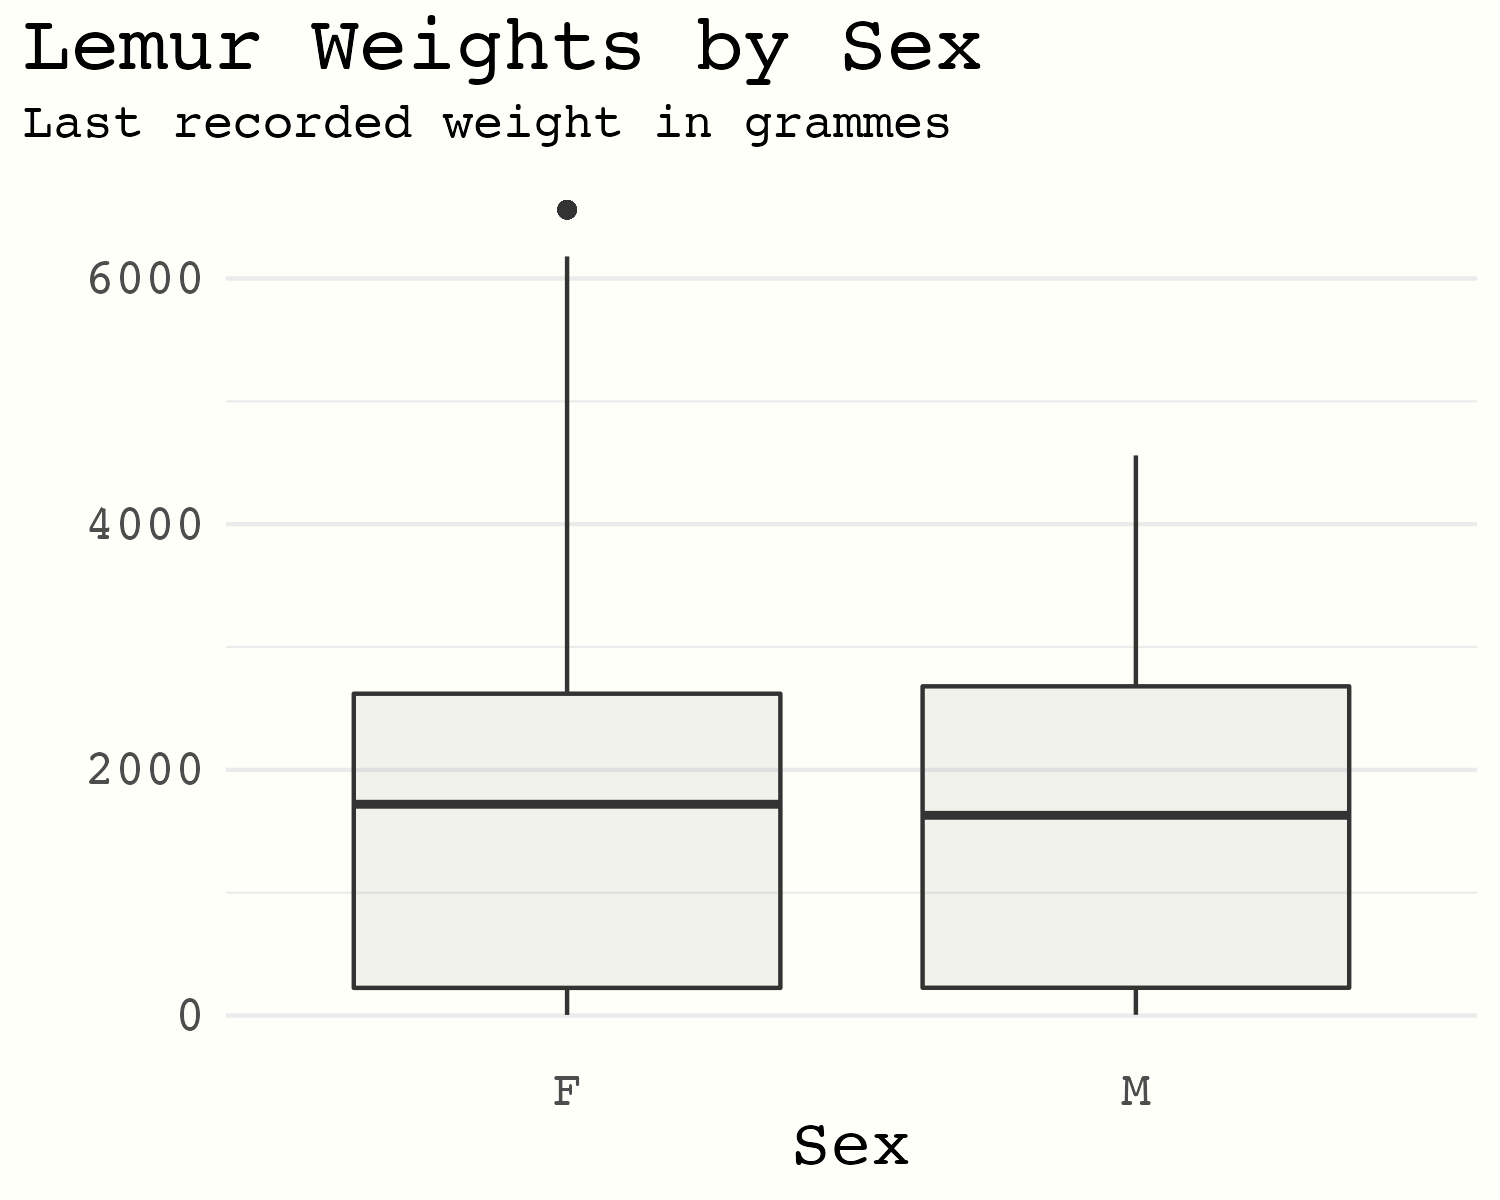

Generate this figure with R:
library(tidyverse)

lemurs<- read_csv("~/Downloads/DataRecord_3_DLC_Weight_File_05Feb2019.csv")

lemurs <- mutate(lemurs, DOB = lubridate::dmy(lemurs$DOB))
lemurs <- mutate(lemurs, Weight_Date = lubridate::dmy(lemurs$Weight_Date))
lemurs <- mutate(lemurs, Sex = as.factor(Sex))

lemur_data <- lemurs %>%
  group_by(Name) %>%
  filter(Sex != "ND") %>%
  summarise(Sex, final_weight = last(Weight_g,order_by = Weight_Date)) %>%
  group_by(Sex)

lemur_theme <- theme(
  title = element_text(size = 16),
  plot.subtitle = element_text(size = 12),
  legend.title.align = 0,
  plot.title.position = "plot",
  text = element_text(family = "mono"),
  axis.text = element_text(size = 12),
  panel.grid.major.x = element_blank()
)

p <- lemur_data %>%
  ggplot() +
  geom_boxplot(mapping = aes( y = final_weight, x = Sex),
               fill = rgb(0,0,0,0.05)) +
  ggtitle( "Lemur Weights by Sex", "Last recorded weight in grammes") +
  ylab("") +
  theme_minimal() +
  lemur_theme

ggsave(
  plot = p,
  filename = "lemur_boxplot.png",
  device = "png",
  width = 5,
  height = 4,
  dpi = 300,bg = "#FFFFFA")

